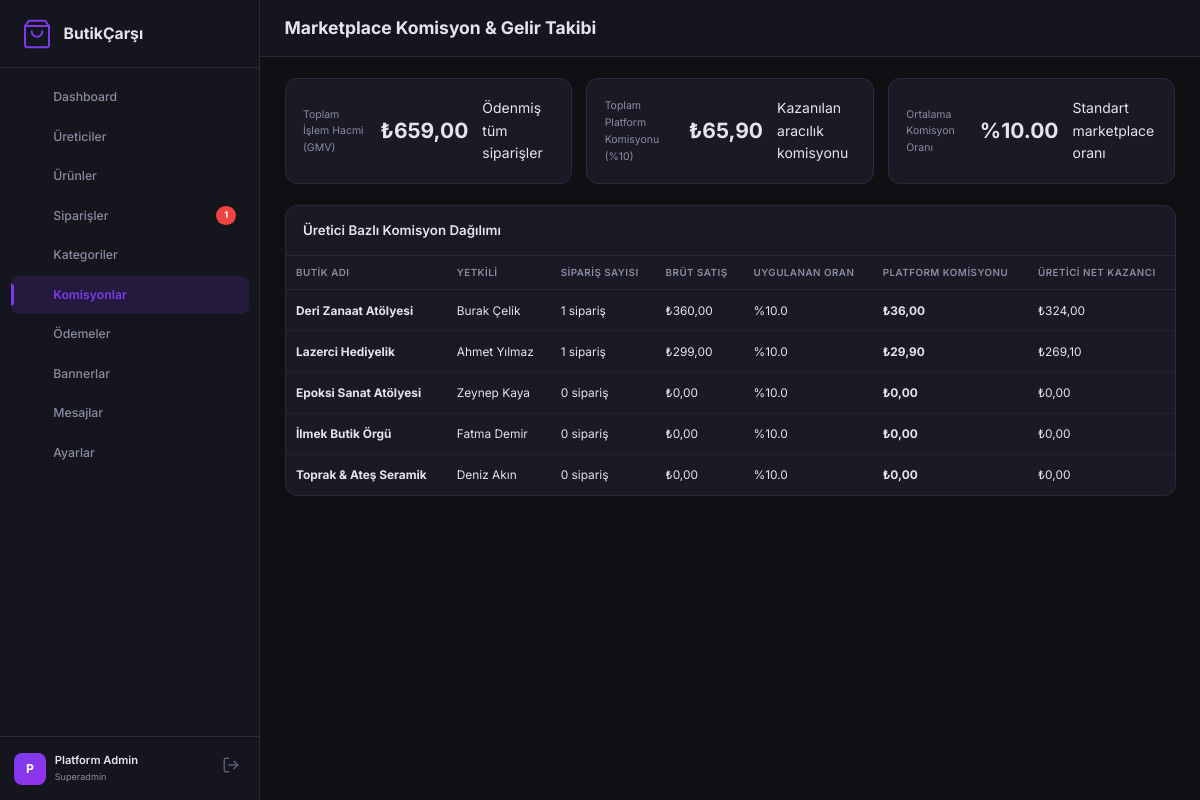
The app's page /panel/admin/commissions.php (signed in) with its own data.
### tables this page shows
CREATE TABLE IF NOT EXISTS producers (
    id INT AUTO_INCREMENT PRIMARY KEY,
    slug VARCHAR(255) NOT NULL UNIQUE,
    brand_name VARCHAR(255) NOT NULL,
    owner_name VARCHAR(255) NOT NULL,
    email VARCHAR(255) NOT NULL UNIQUE,
    phone VARCHAR(50),
    password_hash VARCHAR(255) NOT NULL,
    description TEXT,
    logo_url VARCHAR(500),
    cover_image_url VARCHAR(500),
    city VARCHAR(100),
    district VARCHAR(100),
    instagram_url VARCHAR(500),
    instagram_handle VARCHAR(100),
    tiktok_url VARCHAR(500),
    youtube_url VARCHAR(500),
    website_url VARCHAR(500),
    iban VARCHAR(50),
    bank_name VARCHAR(100),
    tax_number VARCHAR(20),
    tax_office VARCHAR(100),
    identity_number VARCHAR(11),
    iyzico_sub_merchant_key VARCHAR(255),
    iyzico_sub_merchant_type ENUM('PERSONAL','PRIVATE_COMPANY','LIMITED_OR_JOINT_STOCK_COMPANY') DEFAULT 'PERSONAL',
    status ENUM('pending','approved','suspended','rejected') DEFAULT 'pending',
    approval_note TEXT,
    commission_rate DECIMAL(5,2) DEFAULT 10.00,
    is_featured TINYINT(1) DEFAULT 0,
    sort_order INT DEFAULT 0,
    notify_email TINYINT(1) DEFAULT 1,
    notify_whatsapp TINYINT(1) DEFAULT 1,
    whatsapp_number VARCHAR(50),
    approved_at TIMESTAMP NULL,
    last_login TIMESTAMP NULL,
    created_at TIMESTAMP DEFAULT CURRENT_TIMESTAMP,
    updated_at TIMESTAMP DEFAULT CURRENT_TIMESTAMP ON UPDATE CURRENT_TIMESTAMP,
    INDEX idx_producer_status (status),
    INDEX idx_producer_featured (is_featured)
);

### panel/core/Database.php (called while the page is built, shortened)
<?php
class Database {
    private static ?PDO $pdo = null;
    public static function connect(): PDO {
        if (self::$pdo !== null) {
            return self::$pdo;
        }
        $connection = Config::get('DB_CONNECTION', 'auto');
        $host       = Config::get('DB_HOST', 'localhost');
        $db         = Config::get('DB_NAME', 'butikcarsi_db');
        $user       = Config::get('DB_USER', 'root');
        $pass       = Config::get('DB_PASS', '');
        $port       = Config::get('DB_PORT', '3306');
        $options = [
            PDO::ATTR_ERRMODE            => PDO::ERRMODE_EXCEPTION,
            PDO::ATTR_DEFAULT_FETCH_MODE => PDO::FETCH_ASSOC,
            PDO::ATTR_EMULATE_PREPARES   => false,
        ];
        if ($connection === 'mysql' || $connection === 'auto') {
            try {
                $dsn = "mysql:host={$host};port={$port};dbname={$db};charset=utf8mb4";
                self::$pdo = new PDO($dsn, $user, $pass, $options);
                return self::$pdo;
            } catch (PDOException $e) {
                if ($e->getCode() == 1049 || strpos($e->getMessage(), 'Unknown database') !== false) {
                    try {
                        $rawPdo = new PDO("mysql:host={$host};port={$port};charset=utf8mb4", $user, $pass, $options);
                        $rawPdo->exec("CREATE DATABASE IF NOT EXISTS `{$db}` CHARACTER SET utf8mb4 COLLATE utf8mb4_unicode_ci");
                        self::$pdo = new PDO("mysql:host={$host};port={$port};dbname={$db};charset=utf8mb4", $user, $pass, $options);
                        self::$driver = 'mysql';
                        self::initializeSchema(self::$pdo, 'mysql');
                        return self::$pdo;
                    } catch (Exception $ex) {
                    }
                }
                if ($connection === 'mysql') {
                    throw new Exception("MySQL Bağlantı Hatası ({$host}/{$db}): " . $e->getMessage());
                }
            }
        }
    }
    public static function query(string $sql, array $params = []): ?array {
        $stmt = self::connect()->prepare($sql);
        $stmt->execute($params);
        $result = $stmt->fetch();
        return $result ?: null;
    }
    public static function queryAll(string $sql, array $params = []): array {
        $stmt = self::connect()->prepare($sql);
        $stmt->execute($params);
        return $stmt->fetchAll();
    }
}

### panel/admin/commissions.php (the view, shortened to what this page needs)
<?php
require_once __DIR__ . '/includes/header.php';
require_once __DIR__ . '/includes/sidebar.php';
$totals = Database::query("
    SELECT
        COALESCE(SUM(grand_total), 0) as total_volume,
        COALESCE(SUM(commission_total), 0) as total_commission
    FROM orders
    WHERE payment_status = 'paid'
");
$producerStats = Database::queryAll("
    SELECT p.id, p.brand_name, p.owner_name, p.commission_rate,
           COUNT(so.id) as order_count,
           COALESCE(SUM(so.subtotal), 0) as total_sales,
           COALESCE(SUM(so.commission_amount), 0) as platform_commission,
           COALESCE(SUM(so.producer_earning), 0) as net_producer_earning
    FROM producers p
    LEFT JOIN order_sub_orders so ON p.id = so.producer_id
    GROUP BY p.id
    ORDER BY total_sales DESC
");
?>
<main class="admin-main">
    <div class="admin-topbar">
        <h2 class="page-title">Marketplace Komisyon & Gelir Takibi</h2>
    </div>
    <div class="admin-content">
        <div class="stats-grid">
            <div class="stat-card">
                <div class="stat-label">Toplam İşlem Hacmi (GMV)</div>
                <div class="stat-value">₺<?= number_format($totals['total_volume'], 2, ',', '.') ?></div>
                <div class="stat-meta">Ödenmiş tüm siparişler</div>
            </div>
            <div class="stat-card">
                <div class="stat-label">Toplam Platform Komisyonu (%10)</div>
                <div class="stat-value text-success">₺<?= number_format($totals['total_commission'], 2, ',', '.') ?></div>
                <div class="stat-meta">Kazanılan aracılık komisyonu</div>
            </div>
            <div class="stat-card">
                <div class="stat-label">Ortalama Komisyon Oranı</div>
                <div class="stat-value text-primary">%10.00</div>
                <div class="stat-meta">Standart marketplace oranı</div>
            </div>
        </div>
        <div class="card table-card mt-4">
            <div class="card-header">
                <h3 class="card-title">Üretici Bazlı Komisyon Dağılımı</h3>
            </div>
            <div class="table-responsive">
                <table class="data-table">
                    <thead>
                        <tr>
                            <th>Butik Adı</th>
                            <th>Yetkili</th>
                            <th>Sipariş Sayısı</th>
                            <th>Brüt Satış</th>
                            <th>Uygulanan Oran</th>
                            <th>Platform Komisyonu</th>
                            <th>Üretici Net Kazancı</th>
                        </tr>
                    </thead>
                    <tbody>
                        <?php foreach ($producerStats as $ps): ?>
                            <tr>
                                <td><strong><?= htmlspecialchars($ps['brand_name']) ?></strong></td>
                                <td><?= htmlspecialchars($ps['owner_name']) ?></td>
                                <td><?= $ps['order_count'] ?> sipariş</td>
                                <td>₺<?= number_format($ps['total_sales'], 2, ',', '.') ?></td>
                                <td>%<?= number_format($ps['commission_rate'], 1) ?></td>
                                <td><strong class="text-success">₺<?= number_format($ps['platform_commission'], 2, ',', '.') ?></strong></td>
                                <td>₺<?= number_format($ps['net_producer_earning'], 2, ',', '.') ?></td>
                            </tr>
                        <?php endforeach; ?>
                    </tbody>
                </table>
            </div>
        </div>
    </div>
</main>
<?php require_once __DIR__ . '/includes/footer.php'; ?>

### panel/admin/assets/css/admin.css (style rules this page uses)
* { margin: 0; padding: 0; box-sizing: border-box; }
html { font-size: 14px; }
body { font-family: var(--font); background: var(--bg-body); color: var(--text); line-height: 1.6; }
.admin-main { flex: 1; margin-left: var(--sidebar-width); min-height: 100vh; }
.admin-topbar { display: flex; align-items: center; gap: 1rem; padding: 1rem 1.75rem; border-bottom: 1px solid var(--border); background: var(--bg-sidebar); position: sticky; top: 0; z-index: 50; }
.page-title { font-size: 1.25rem; font-weight: 700; }
.admin-content { padding: 1.5rem 1.75rem; }
.stats-grid { display: grid; grid-template-columns: repeat(auto-fit, minmax(200px, 1fr)); gap: 1rem; margin-bottom: 1.5rem; }
.stat-card { background: var(--bg-card); border: 1px solid var(--border); border-radius: var(--radius); padding: 1.25rem; display: flex; align-items: center; gap: 1rem; transition: var(--transition); }
.stat-value { display: block; font-size: 1.5rem; font-weight: 700; line-height: 1.2; }
.stat-label { display: block; font-size: 0.75rem; color: var(--text-muted); margin-top: 0.125rem; }
.card { background: var(--bg-card); border: 1px solid var(--border); border-radius: var(--radius); overflow: hidden; }
.card-header { display: flex; align-items: center; justify-content: space-between; padding: 1rem 1.25rem; border-bottom: 1px solid var(--border); }
.card-header h3 { font-size: 0.95rem; font-weight: 600; }
.data-table { width: 100%; border-collapse: collapse; }
.data-table th { text-align: left; padding: 0.625rem 0.75rem; font-size: 0.7rem; font-weight: 600; text-transform: uppercase; letter-spacing: 0.05em; color: var(--text-muted); border-bottom: 1px solid var(--border); }
.data-table td { padding: 0.75rem; border-bottom: 1px solid rgba(42,42,61,0.5); font-size: 0.85rem; vertical-align: middle; }
.data-table tbody tr { transition: var(--transition); }
.data-table tbody tr:last-child td { border-bottom: none; }

### records on screen
producers: brand_name "Deri Zanaat Atölyesi", owner_name "Burak Çelik", order_count "1", total_sales "360,00", commission_rate "10.0", platform_commission "36,00", net_producer_earning "324,00"
producers: brand_name "Lazerci Hediyelik", owner_name "Ahmet Yılmaz", order_count "1", total_sales "299,00", commission_rate "10.0", platform_commission "29,90", net_producer_earning "269,10"
producers: brand_name "Epoksi Sanat Atölyesi", owner_name "Zeynep Kaya", order_count "0", total_sales "0,00", commission_rate "10.0", platform_commission "0,00", net_producer_earning "0,00"
producers: brand_name "İlmek Butik Örgü", owner_name "Fatma Demir", order_count "0", total_sales "0,00", commission_rate "10.0", platform_commission "0,00", net_producer_earning "0,00"
producers: brand_name "Toprak & Ateş Seramik", owner_name "Deniz Akın", order_count "0", total_sales "0,00", commission_rate "10.0", platform_commission "0,00", net_producer_earning "0,00"

### other values on screen
$item['label'] "Dashboard"
$item['label'] "Üreticiler"
$item['label'] "Ürünler"
$item['label'] "Siparişler"
$item['badge'] "1"
$item['label'] "Kategoriler"
$item['label'] "Komisyonlar"
$item['label'] "Ödemeler"
$item['label'] "Bannerlar"
$item['label'] "Mesajlar"
$item['label'] "Ayarlar"
mb_substr($adminName, 0, 1) "P"
$adminName "Platform Admin"
$_SESSION['admin_role'] "Superadmin"
$totals['total_volume'] "659,00"
